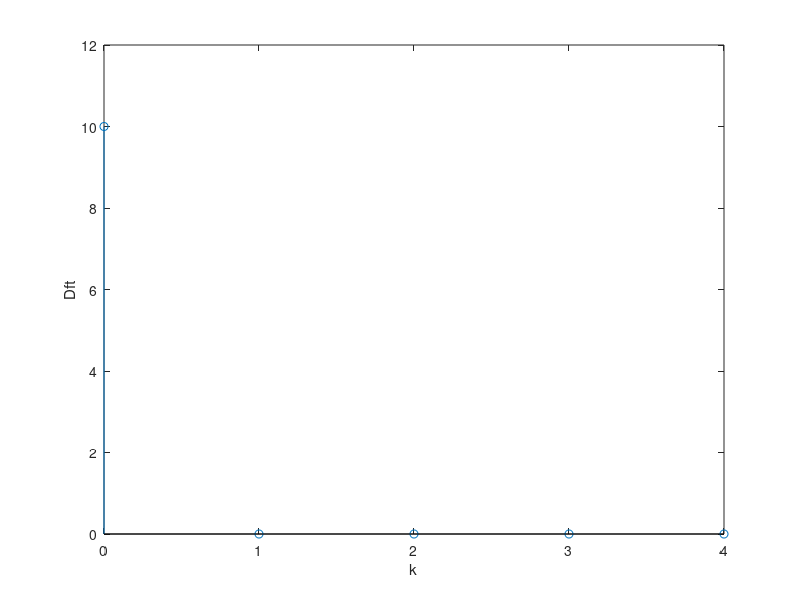

Write the MATLAB code that produced this figure.
clc;
close all;
clear all;
fs=input('enter the spectrum rate');
n=0:1/fs:10;
N=fs;
x=cos(200*pi*(n))+sin(300*pi*(n))+cos(100*pi*(n));
xf=fft(x,N);
k=0:N-1;
stem(k,abs(xf));
xlabel('k');
ylabel('Dft');
